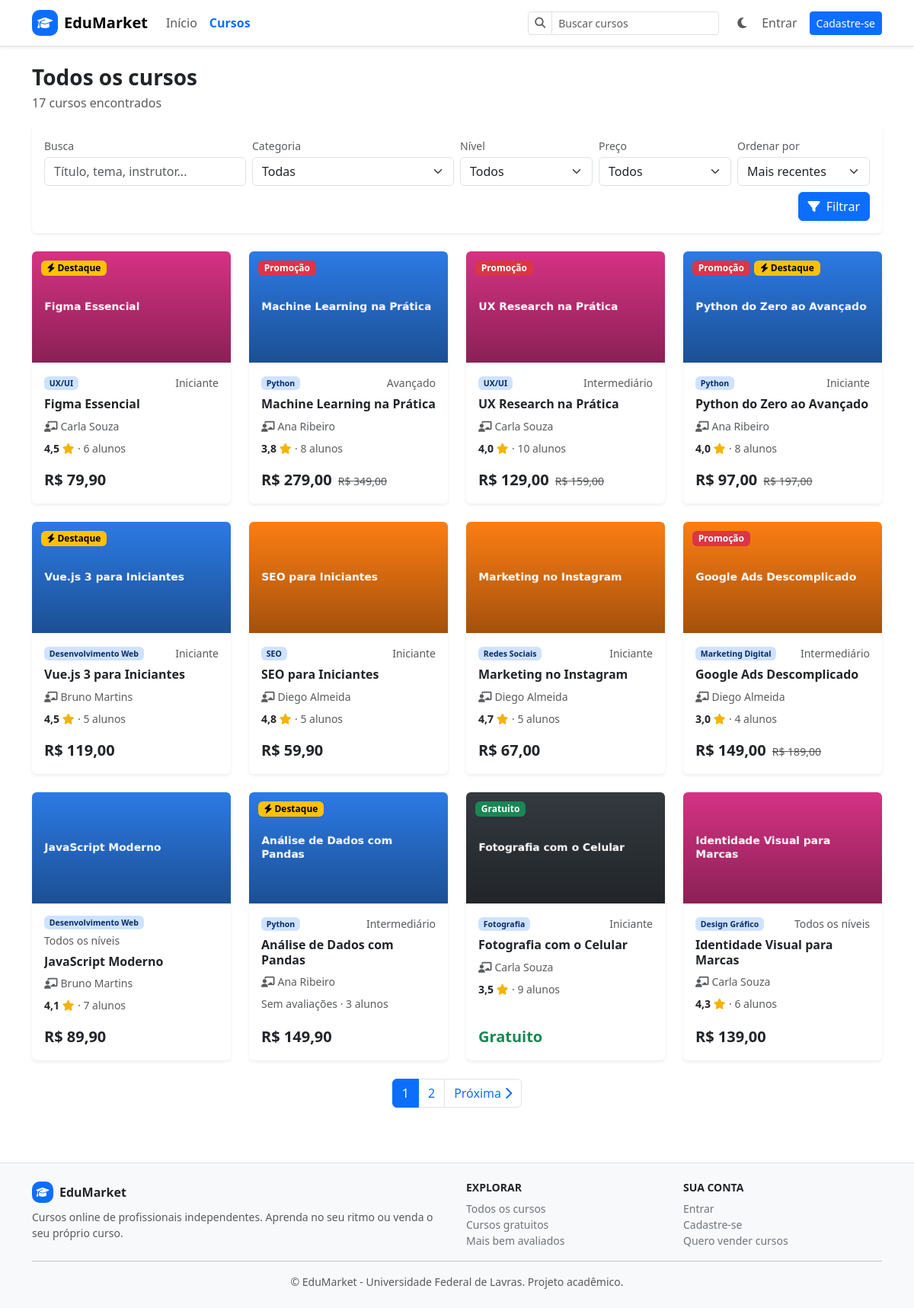
Screenshot of /cursos/ with the database file from the repository.
### cursos/models.py (models this page shows, shortened)
class Curso(models.Model):
    class Nivel(models.TextChoices):
        INICIANTE = "INICIANTE", "Iniciante"
        INTERMEDIARIO = "INTERMEDIARIO", "Intermediário"
        AVANCADO = "AVANCADO", "Avançado"
        TODOS = "TODOS", "Todos os níveis"
    class Idioma(models.TextChoices):
        PORTUGUES = "PT", "Português"
        INGLES = "EN", "Inglês"
        ESPANHOL = "ES", "Espanhol"
    class Status(models.TextChoices):
        RASCUNHO = "RASCUNHO", "Rascunho"
        EM_REVISAO = "EM_REVISAO", "Em revisão"
        PUBLICADO = "PUBLICADO", "Publicado"
        ARQUIVADO = "ARQUIVADO", "Arquivado"
    titulo = models.CharField("título", max_length=200)
    slug = models.SlugField(max_length=220, unique=True, blank=True)
    subtitulo = models.CharField("subtítulo", max_length=255, blank=True)
    descricao = models.TextField("descrição")
    objetivos = models.TextField("o que o aluno vai aprender", blank=True)
    requisitos = models.TextField(blank=True)
    vendedor = models.ForeignKey(User, on_delete=models.PROTECT, related_name="cursos_vendidos",
                                 limit_choices_to={"perfil__tipo": "VENDEDOR"})
    categoria = models.ForeignKey(Categoria, on_delete=models.PROTECT, related_name="cursos")
    tags = models.ManyToManyField(Tag, blank=True, related_name="cursos")
    nivel = models.CharField("nível", max_length=15, choices=Nivel.choices, default=Nivel.INICIANTE)
    idioma = models.CharField(max_length=2, choices=Idioma.choices, default=Idioma.PORTUGUES)
    preco = models.DecimalField("preço", max_digits=8, decimal_places=2,
                                validators=[MinValueValidator(Decimal("0.00"))])
    preco_promocional = models.DecimalField("preço promocional", max_digits=8, decimal_places=2,
                                            null=True, blank=True,
                                            validators=[MinValueValidator(Decimal("0.00"))])
    imagem = models.ImageField("imagem de capa", upload_to="cursos/", default="cursos/capa_padrao.png")
    video_apresentacao = models.URLField("vídeo de apresentação", blank=True)
    status = models.CharField(max_length=12, choices=Status.choices, default=Status.RASCUNHO)
    destaque = models.BooleanField(default=False, help_text="Exibir na página inicial.")
    emite_certificado = models.BooleanField("emite certificado", default=True)
    criado_em = models.DateTimeField(auto_now_add=True)
    atualizado_em = models.DateTimeField(auto_now=True)
    publicado_em = models.DateTimeField(null=True, blank=True)
    class Meta:
        verbose_name = "curso"
        verbose_name_plural = "cursos"
        ordering = ["-criado_em"]
    @property
    def preco_atual(self):
        if self.preco_promocional is not None:
            return self.preco_promocional
        return self.preco
    @property
    def em_promocao(self):
        return self.preco_promocional is not None
    @property
    def gratuito(self):
        return self.preco_atual == 0

class Categoria(models.Model):
    nome = models.CharField(max_length=100, unique=True)
    slug = models.SlugField(max_length=120, unique=True, blank=True)
    descricao = models.TextField("descrição", blank=True)
    icone = models.CharField(max_length=50, blank=True,
                             help_text="Classe do Font Awesome. Ex.: fas fa-code")
    categoria_pai = models.ForeignKey("self", on_delete=models.SET_NULL, null=True, blank=True,
                                      related_name="subcategorias", verbose_name="categoria pai")
    ativa = models.BooleanField(default=True)
    class Meta:
        verbose_name = "categoria"
        verbose_name_plural = "categorias"
        ordering = ["nome"]
    def __str__(self):
        if self.categoria_pai:
            return f"{self.categoria_pai.nome} > {self.nome}"
        return self.nome

### cursos/views.py (the view)
# urls.py: path('cursos/', CursoListView.as_view(), name='cursos'),
class CursoListView(ListView):
    template_name = "cursos.html"
    context_object_name = "cursos"
    paginate_by = 12
    def get_queryset(self):
        return filtrar_cursos(cursos_publicados(), self.request.GET)
    def get_context_data(self, **kwargs):
        context = super().get_context_data(**kwargs)
        context["categorias"] = Categoria.objects.filter(ativa=True)
        context["niveis"] = Curso.Nivel.choices
        context["filtros"] = self.request.GET
        return context

### cursos/views.py (called while the page is built)
def cursos_publicados():
    return (Curso.objects.filter(status=Curso.Status.PUBLICADO)
            .select_related("vendedor", "categoria")
            .annotate(n_alunos=Count("matriculas", filter=Q(matriculas__ativa=True), distinct=True),
                      media_nota=Avg("avaliacoes__nota", filter=Q(avaliacoes__aprovada=True))))

### cursos/templates/cursos.html (shortened to what this page needs)
{% extends "base.html" %}
{% block conteudo %}
    <div class="d-flex flex-wrap justify-content-between align-items-end gap-2 mb-3">
        <div>
            <h1 class="h3 fw-bold mb-1">{% if filtros.q %}Resultados para "{{ filtros.q }}"{% else %}Todos os cursos{% endif %}</h1>
            <p class="text-body-secondary mb-0">{{ page_obj.paginator.count }} curso{{ page_obj.paginator.count|pluralize }} encontrado{{ page_obj.paginator.count|pluralize }}</p>
        </div>
    </div>
    <form class="card border-0 shadow-sm mb-4" method="get">
        <div class="card-body row g-2 align-items-end">
            <div class="col-md-6 col-lg-3">
                <label class="form-label small text-body-secondary mb-1" for="filtroBusca">Busca</label>
                <input class="form-control" id="filtroBusca" type="search" name="q" value="{{ filtros.q }}" placeholder="Título, tema, instrutor...">
            </div>
            <div class="col-md-6 col-lg-3">
                <label class="form-label small text-body-secondary mb-1" for="filtroCategoria">Categoria</label>
                <select class="form-select" id="filtroCategoria" name="categoria">
                    <option value="">Todas</option>
                </select>
            </div>
            <div class="col-6 col-lg-2">
                <label class="form-label small text-body-secondary mb-1" for="filtroNivel">Nível</label>
                <select class="form-select" id="filtroNivel" name="nivel">
                    <option value="">Todos</option>
                </select>
            </div>
            <div class="col-6 col-lg-2">
                <label class="form-label small text-body-secondary mb-1" for="filtroPreco">Preço</label>
                <select class="form-select" id="filtroPreco" name="preco">
                    <option value="">Todos</option>
                </select>
            </div>
            <div class="col-8 col-lg-2">
                <label class="form-label small text-body-secondary mb-1" for="filtroOrdem">Ordenar por</label>
                <select class="form-select" id="filtroOrdem" name="ordem">
                    <option value="recentes">Mais recentes</option>
                </select>
            </div>
            <div class="col-4 col-lg-12 col-xl-12 d-grid d-lg-flex justify-content-lg-end">
                <button class="btn btn-primary" type="submit"><i class="fas fa-filter me-1"></i> Filtrar</button>
            </div>
        </div>
    </form>
    <div class="row g-4">
        {% for curso in cursos %}
            {% include "_card_curso.html" with colunas_xl=True %}
        {% endfor %}
    </div>
    {% if is_paginated %}
        <nav class="mt-4" aria-label="Paginação">
            <ul class="pagination justify-content-center">
                {% for numero in page_obj.paginator.page_range %}
                    <li class="page-item {% if numero == page_obj.number %}active{% endif %}">
                        <a class="page-link" href="{% querystring page=numero %}" {% if numero == page_obj.number %}aria-current="page"{% endif %}>{{ numero }}</a>
                    </li>
                {% endfor %}
                {% if page_obj.has_next %}
                    <li class="page-item"><a class="page-link" href="{% querystring page=page_obj.next_page_number %}">Próxima <i class="fas fa-chevron-right"></i></a></li>
                {% endif %}
            </ul>
        </nav>
    {% endif %}
{% endblock %}

### cursos/templates/_card_curso.html (shortened to what this page needs)
<div class="col-sm-6 col-lg-4 {% if colunas_xl %}col-xl-3{% endif %}">
    <article class="card h-100 card-curso border-0 shadow-sm overflow-hidden">
        <div class="position-relative">
            <img src="{{ curso.imagem.url }}" class="card-img-top" alt="Capa do curso {{ curso.titulo }}" loading="lazy">
            <div class="selos">
                {% if curso.gratuito %}<span class="badge text-bg-success">Gratuito</span>
                {% elif curso.em_promocao %}<span class="badge text-bg-danger">Promoção</span>{% endif %}
                {% if curso.destaque %}<span class="badge text-bg-warning"><i class="fas fa-bolt"></i> Destaque</span>{% endif %}
            </div>
        </div>
        <div class="card-body d-flex flex-column">
            <div class="d-flex flex-wrap justify-content-between align-items-center gap-1 mb-2 small">
                <span class="badge bg-primary-subtle text-primary-emphasis">{{ curso.categoria.nome }}</span>
                <span class="text-body-secondary text-nowrap">{{ curso.get_nivel_display }}</span>
            </div>
            <h3 class="card-title h6 fw-semibold">
                <a href="{% url 'curso_detalhes' curso.slug %}" class="stretched-link text-body text-decoration-none">{{ curso.titulo }}</a>
            </h3>
            <p class="card-text small text-body-secondary mb-2">
                <i class="fas fa-chalkboard-teacher me-1"></i>{{ curso.vendedor.get_full_name|default:curso.vendedor.username }}
            </p>
            <div class="small mb-3">
                {% if curso.media_nota %}
                    <b>{{ curso.media_nota|floatformat:1 }}</b> <span class="estrelas"><i class="fas fa-star"></i></span>
                {% else %}
                    <span class="text-body-secondary">Sem avaliações</span>
                {% endif %}
                <span class="text-body-secondary">· {{ curso.n_alunos }} aluno{{ curso.n_alunos|pluralize }}</span>
            </div>
            <div class="mt-auto d-flex align-items-baseline gap-2">
                {% if curso.gratuito %}
                    <span class="fs-5 fw-bold text-success">Gratuito</span>
                {% else %}
                    <span class="fs-5 fw-bold">R$ {{ curso.preco_atual }}</span>
                    {% if curso.em_promocao %}<s class="small text-body-secondary">R$ {{ curso.preco }}</s>{% endif %}
                {% endif %}
            </div>
        </div>
    </article>
</div>

### static/css/styles.css (style rules this page uses)
body { background-color: var(--bs-body-bg); }
.card-curso { transition: transform .15s ease-in-out, box-shadow .15s ease-in-out; }
.card-curso .card-img-top, .capa-curso { aspect-ratio: 16 / 9; object-fit: cover; }
.card-curso .selos { position: absolute; top: .75rem; left: .75rem; display: flex; gap: .35rem; }
.card-curso .card-title { display: -webkit-box; -webkit-line-clamp: 2; -webkit-box-orient: vertical; overflow: hidden; }
.estrelas { color: #f5b301; letter-spacing: 1px; }

### rows the page displays
Curso: imagem (picture), destaque True (drawn), categoria.nome "UX/UI", nivel "Iniciante", titulo "Figma Essencial", vendedor.get_full_name "Carla Souza", media_nota "4,5", n_alunos "6", preco_atual "79,90"
Curso: imagem (picture), shows "Promoção", categoria.nome "Python", nivel "Avançado", titulo "Machine Learning na Prática", vendedor.get_full_name "Ana Ribeiro", media_nota "3,8", n_alunos "8", preco_atual "279,00", preco "349,00"
Curso: imagem (picture), shows "Promoção", categoria.nome "UX/UI", nivel "Intermediário", titulo "UX Research na Prática", vendedor.get_full_name "Carla Souza", media_nota "4,0", n_alunos "10", preco_atual "129,00", preco "159,00"
Curso: imagem (picture), shows "Promoção", destaque True (drawn), categoria.nome "Python", nivel "Iniciante", titulo "Python do Zero ao Avançado", vendedor.get_full_name "Ana Ribeiro", media_nota "4,0", n_alunos "8", preco_atual "97,00", preco "197,00"
Curso: imagem (picture), destaque True (drawn), categoria.nome "Desenvolvimento Web", nivel "Iniciante", titulo "Vue.js 3 para Iniciantes", vendedor.get_full_name "Bruno Martins", media_nota "4,5", n_alunos "5", preco_atual "119,00"
Curso: imagem (picture), categoria.nome "SEO", nivel "Iniciante", titulo "SEO para Iniciantes", vendedor.get_full_name "Diego Almeida", media_nota "4,8", n_alunos "5", preco_atual "59,90"
Curso: imagem (picture), categoria.nome "Redes Sociais", nivel "Iniciante", titulo "Marketing no Instagram", vendedor.get_full_name "Diego Almeida", media_nota "4,7", n_alunos "5", preco_atual "67,00"
Curso: imagem (picture), shows "Promoção", categoria.nome "Marketing Digital", nivel "Intermediário", titulo "Google Ads Descomplicado", vendedor.get_full_name "Diego Almeida", media_nota "3,0", n_alunos "4", preco_atual "149,00", preco "189,00"
Curso: imagem (picture), categoria.nome "Desenvolvimento Web", nivel "Todos os níveis", titulo "JavaScript Moderno", vendedor.get_full_name "Bruno Martins", media_nota "4,1", n_alunos "7", preco_atual "89,90"
Curso: imagem (picture), destaque True (drawn), categoria.nome "Python", nivel "Intermediário", titulo "Análise de Dados com Pandas", vendedor.get_full_name "Ana Ribeiro", shows "Sem avaliações", n_alunos "3", preco_atual "149,90"
Curso: imagem (picture), preco "Gratuito", categoria.nome "Fotografia", nivel "Iniciante", titulo "Fotografia com o Celular", vendedor.get_full_name "Carla Souza", media_nota "3,5", n_alunos "9"
Curso: imagem (picture), categoria.nome "Design Gráfico", nivel "Todos os níveis", titulo "Identidade Visual para Marcas", vendedor.get_full_name "Carla Souza", media_nota "4,3", n_alunos "6", preco_atual "139,00"

### other values shown
{{ page_obj.paginator.count }} "17"
{{ numero }} "1" "2"
